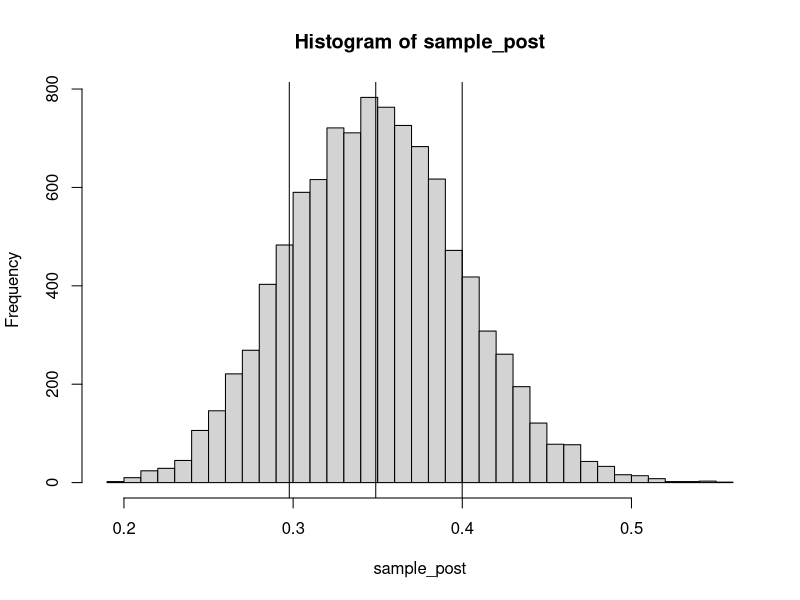
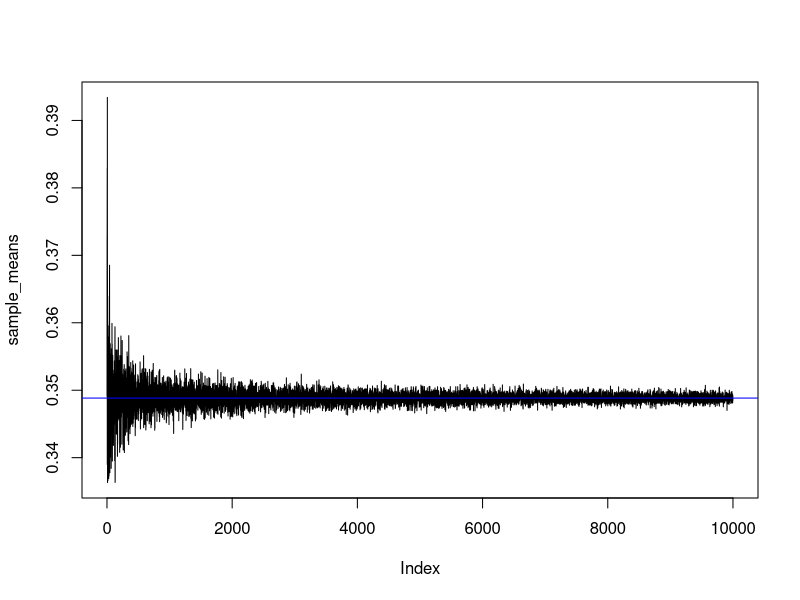
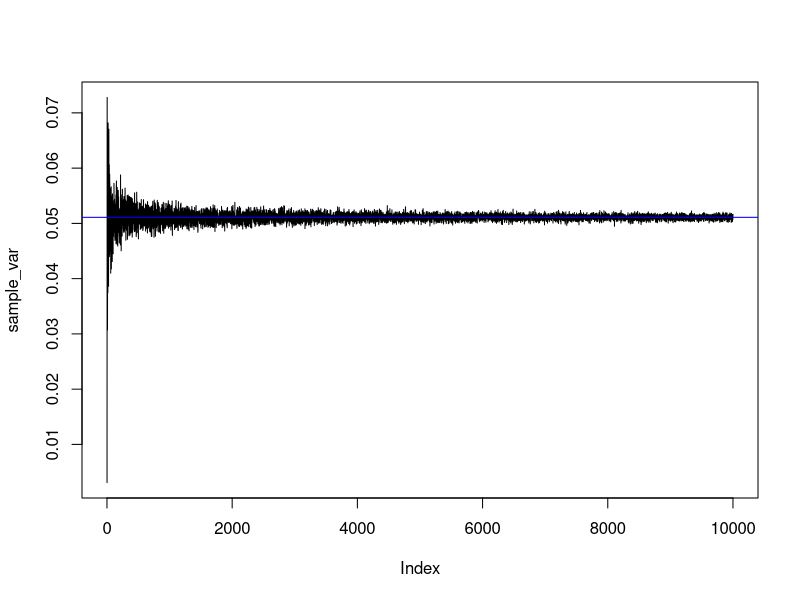
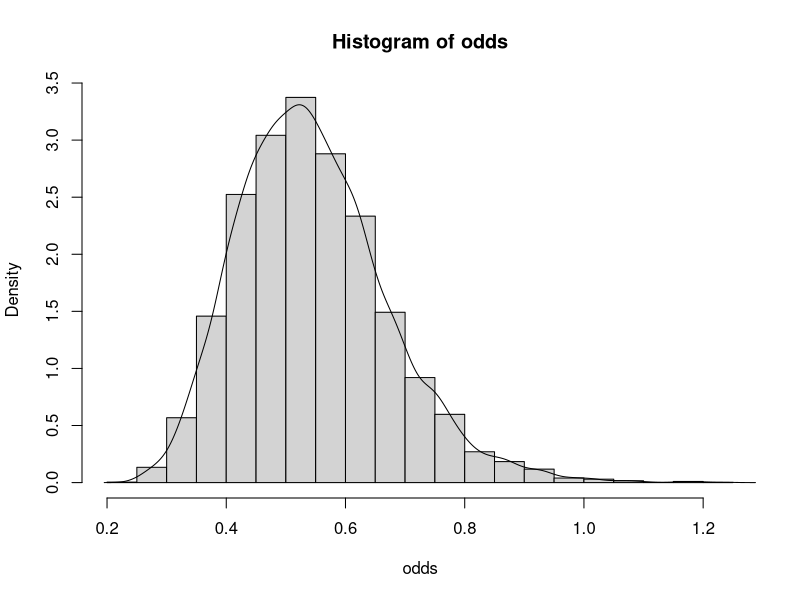
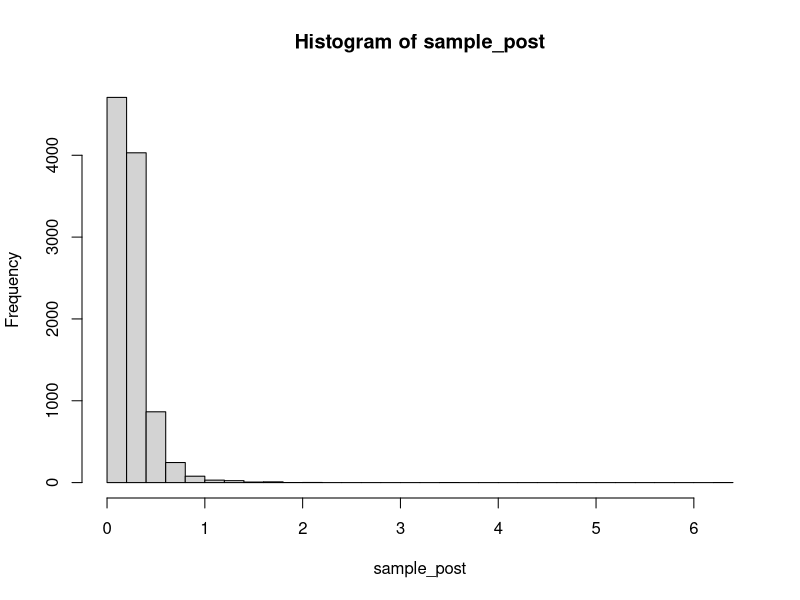
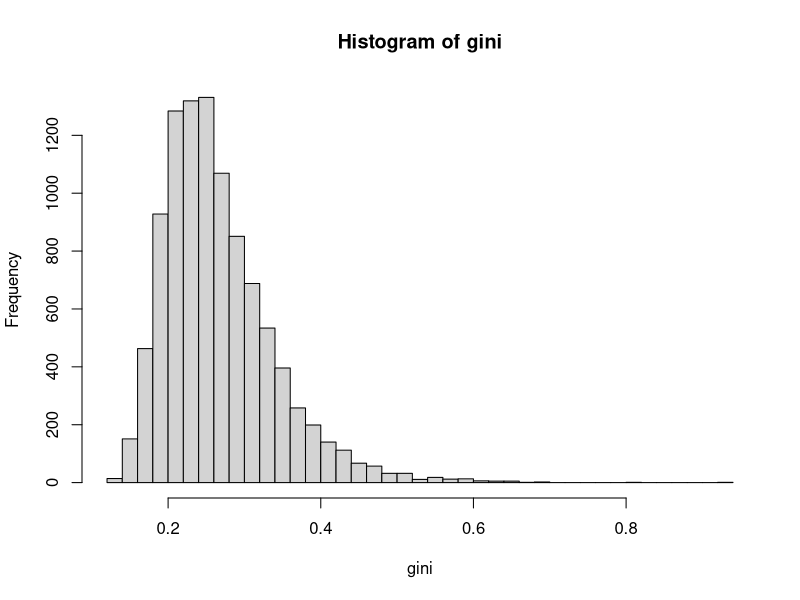
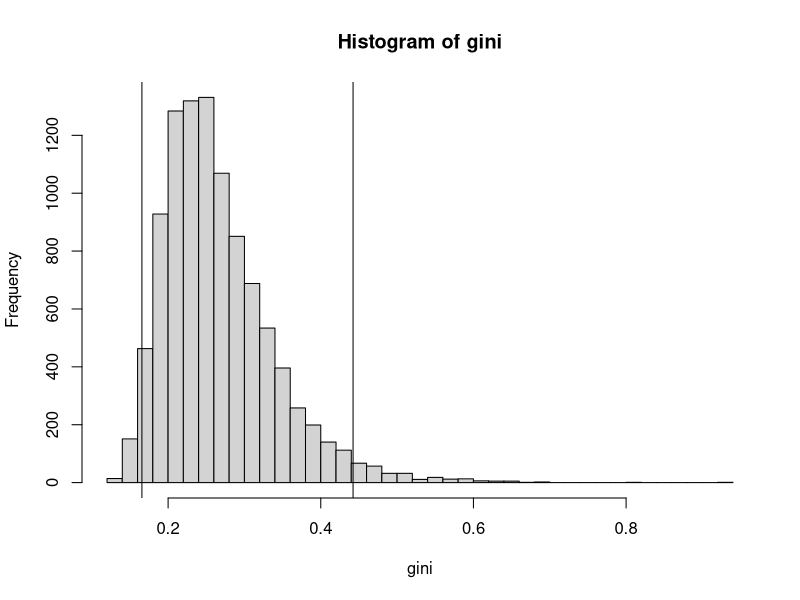
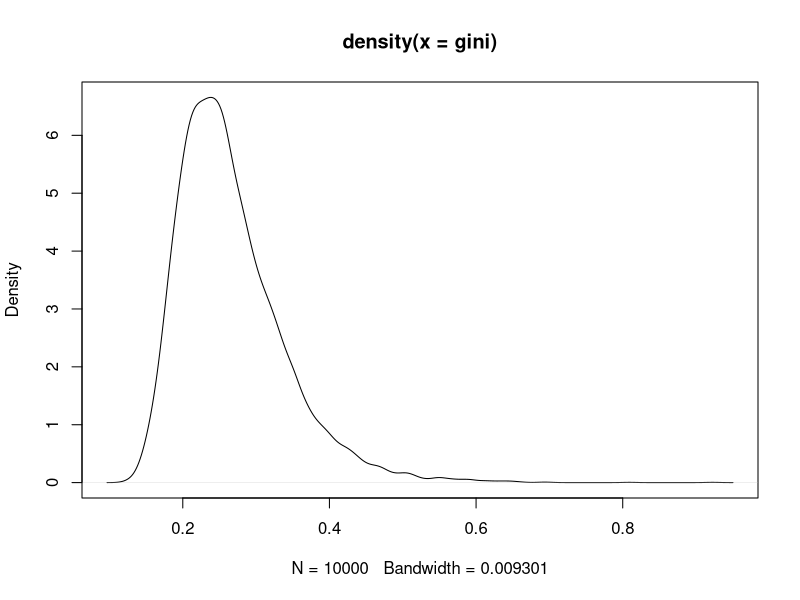

Source code (R) for these figures, in order:

# 1 -----------------------------------------------------------------------


s <- 22
n <- 70
f <- n - s
alpha0 <- beta0 <- 8


# 1.a
nDraws <- 10000

alpha_post <- alpha0+s
beta_post <- beta0+f

sample_post <- rbeta(nDraws, alpha_post, beta_post)

expected_mean <- alpha_post / (alpha_post + beta_post)
expected_var <- (alpha_post*beta_post) / ((alpha_post + beta_post)^2 * (alpha_post + beta_post + 1))

hist(sample_post, breaks = 30)
abline(v = expected_mean)
abline(v = expected_mean - sqrt(expected_var))
abline(v = expected_mean + sqrt(expected_var))


sample_means <- vector("numeric", nDraws)
sample_var <- vector("numeric", nDraws)
for(draw in 1:nDraws){
  samples <- rbeta(draw+1, alpha_post, beta_post)
  sample_means[draw] <- mean(samples)
  sample_var[draw] <- sd(samples)
}

plot(sample_means, type = "l")
abline(h = expected_mean, col = "blue")

plot(sample_var, type = "l")
abline(h = sqrt(expected_var), col = "blue")




# 1.b

exact_prob <- 1 - pbeta(0.3, alpha_post, beta_post)

estimated_prob <- sum(sample_post > 0.3) / nDraws

all.equal(exact_prob, estimated_prob)


# 1.c

odds <- sample_post / (1-sample_post)

hist(odds, freq = F)
lines(density(odds))

# 2 -----------------------------------------------------------------------

incomes <- c(33, 24, 48, 32, 55, 74, 23, 17)
mu <- 3.6
n <- length(incomes)
tau <- sum((log(incomes) - mu) ^ 2) / (n)
# tau <- var(log(incomes))


# 2.a
nDraws <- 10000

sample_post <- (tau * (n - 1)) / rchisq(nDraws, n)
hist(sample_post, breaks = 30)

# 2.b
gini <- 2 * pnorm(sqrt(sample_post)/ sqrt(2)) - 1

hist(gini, breaks = 30)

# 2.c

upper_CI <- quantile(gini, 0.975)
lower_CI <- quantile(gini, 0.025)

hist(gini, breaks = 30)
abline(v = upper_CI)
abline(v = lower_CI)

# 2.d

gini_density <- density(gini)
plot(gini_density)
gini_density <- data.frame("x" = gini_density$x, "y" = gini_density$y)
gini_density_sorted <- gini_density[order(gini_density$y, decreasing = T), ]
gini_density_sorted[["cumsum"]] <- cumsum(gini_density_sorted$y)

threshold <- 0.95 * sum(gini_density_sorted$y)
# threshold <- quantile(gini_density_sorted$cumsum, 0.95)
HDPI <- range(gini_density_sorted[gini_density_sorted[["cumsum"]] <= threshold, "x"])

hist(gini, breaks = 30)
abline(v = upper_CI, col = "blue")
abline(v = lower_CI, col = "blue")
abline(v = HDPI[1], col = "red")
abline(v = HDPI[2], col = "red")



# 3 -----------------------------------------------------------------------

wind_dir <- c(20, 314, 285, 40, 308, 314, 299, 296, 303, 326)
wind_dir_rad <- c(-2.79, 2.33, 1.83, -2.44, 2.23, 2.33, 2.07, 2.02, 2.14, 2.54)

# dmises <- function(y, mu = 2.4, kapa){
#   exp(kapa *cos(y-mu)) / (2*pi*besselI(kapa, 0))
# }

lambda <- 0.5
mu <- 2.4
n <- length(wind_dir_rad)
# 3.a

# post ~(lambda/(2.pi.Ik)^n)  * exp(sum(cos(yi-mu))-lambda)



posterior <- function(kapa, y = wind_dir_rad){
  lambda / (2 * pi * besselI(kapa, 0))^n * exp(kapa * (sum(cos(y - mu)) - lambda))
}

kapas <- seq(0.05, 10, by = 0.05)

post_dist_y <- posterior(kapas)

plot(kapas, post_dist_y, type = "l")

sum(post_dist_y)
# sum(post_dist_y/ sum(post_dist_y))
# plot(post_dist_y/ sum(post_dist_y))

# 3.b

mode_post <- kapas[which.max(post_dist_y)]
abline(v = mode_post)
